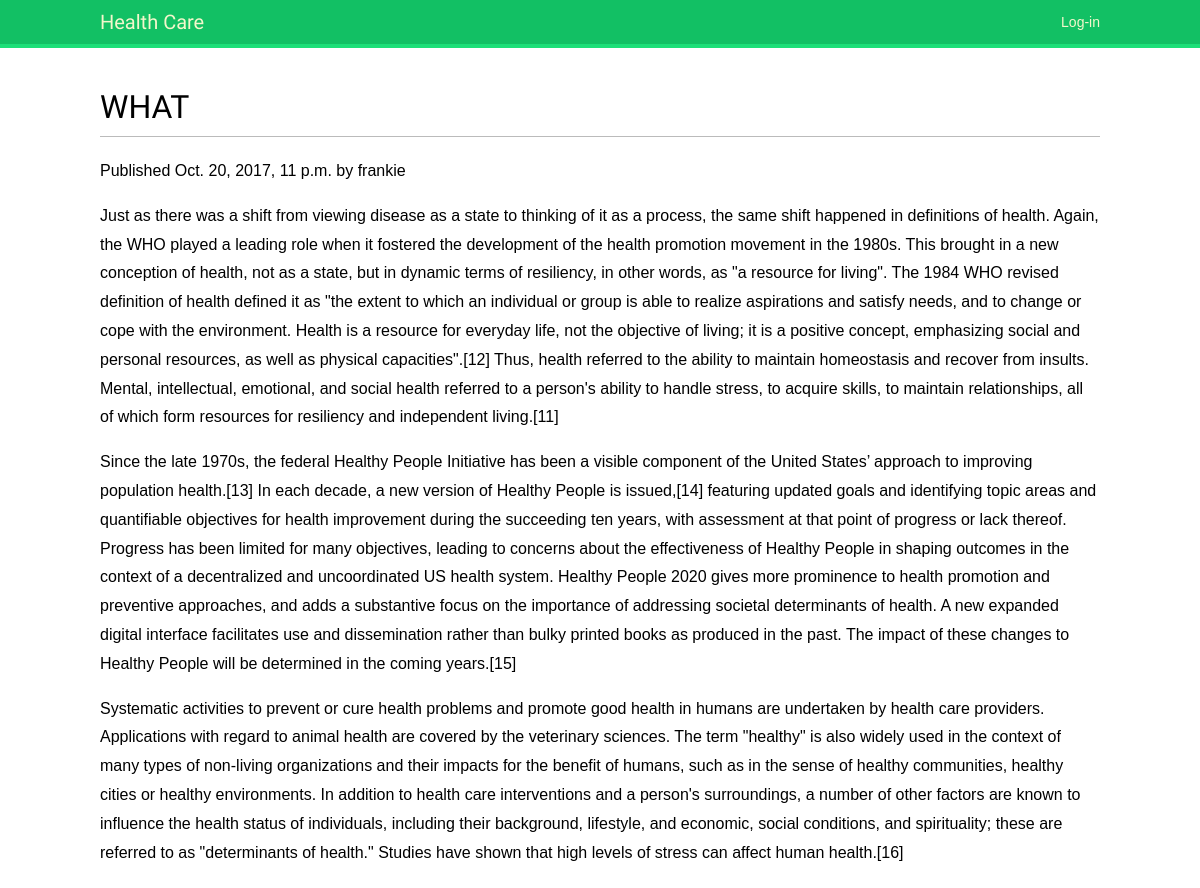
Screenshot of /blog/blog-detail/2/ with the database file from the repository.
### blog/models.py (models this page shows, shortened)
class Blog(models.Model):
	title = models.CharField(max_length=200)
	slug = models.SlugField(max_length=200)
	author = models.ForeignKey(User,
							related_name='blogs')
	body = models.TextField()
	created = models.DateTimeField(auto_now_add=True)
	active = models.BooleanField(default=True)
	class Meta:
		ordering = ('-created',)

### blog/views.py (the view)
# urls.py: url(r'^blog-detail/(?P<id>\d+)/$', views.blog_detail,
def blog_detail(request,id):
	blog = get_object_or_404(Blog, id=id)
	author = request.user
	return render(request,
				'blogs/blog_detail.html',
				{'blog':blog,
				'author':author})

### blog/templates/blogs/blog_detail.html (shortened to what this page needs)
{% extends "base.html" %}
{% block content %}
	<h1>
		{{blog.title}}
	</h1>
	<p class = "date">
		Published {{ blog.created }} by {{ blog.author }}
	</p>
	{{blog.body|linebreaks}}
{% endblock %}

### account/static/css/base.css (style rules this page uses)
body { margin:0; padding:0; font-family:helvetica, sans-serif; }
p { line-height: 1.8; }
h1, h2, h3, h4, h5 , h6 { font-family: 'Muli', sans-serif; font-weight:normal; }
h1 { border-bottom:1px solid #bbb; padding:0 0 10px 0; margin:10px 0 20px 0; }

### rows the page displays
Blog: title "WHAT", created "Oct. 20, 2017, 11 p.m.", author "frankie", body "Just as there was a shift from viewing disease as a state to thinking of it as a process, the same shift happened in definitions of health. Again, the WHO played a leading role when it fostered the development of the health promotion movement in the 1980s. This brought in a new conception of health, not as a state, but in dynamic terms of resiliency, in other words, as \"a resource for living\". The 1984 WHO revised definition of health defined it as \"the extent to which an individual or group is able to realize aspirations and satisfy needs, and to change or cope with the environment. Health is a resource for everyday life, not the objective of living; it is a positive concept, emphasizing…"
